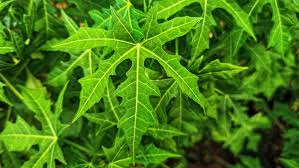
#> input picture TUGAS2 PENGOLAHAN CITRA DIGITAL/daun pepaya.jfif, 299 x 168 px, found by its file name
$ python TUGAS2KANIA.py
#> lines starting #> are read from the running program, lines starting #| are printed output that depends on the picture; after the words box and inside, x2 and y2 are one past the last pixel; in counts of white or black regions, pixels touching at a corner belong together
import numpy as np
import imageio.v3 as imageio
import cv2
import os

paths = [
    r"C:\\Users\\HP\\Documents\\TUGAS2 PENGOLAHAN CITRA DIGITAL\\daun pepaya.jfif",
    r"C:\\Users\\HP\\Documents\\TUGAS2 PENGOLAHAN CITRA DIGITAL\\daun singkong.jfif",
    r"C:\\Users\\HP\\Documents\\TUGAS2 PENGOLAHAN CITRA DIGITAL\\daun kenikir.jfif"
]

# Memproses setiap gambar
def process_image(path):
    # Membaca gambar
    image_source = imageio.imread(path)
#> image_source is the input picture: shape (168, 299, 3); mean R, G, B 69.5, 124.1, 19.6

    if image_source is None:
        print(f"Error: Gambar {path} tidak ditemukan atau gagal dibaca!")
        return

    if len(image_source.shape) != 3 or image_source.shape[2] != 3:
        print(f"Gambar {path} tidak dalam format RGB.")
        return

    red_ch = image_source[:, :, 0]
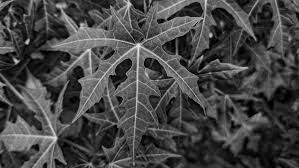
#> red_ch: shape (168, 299); min 0, max 241, mean 69.5
    green_ch = image_source[:, :, 1]
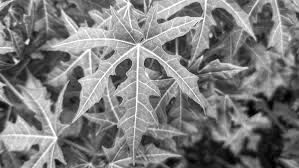
#> green_ch: shape (168, 299); min 0, max 255, mean 124.1
    blue_ch = image_source[:, :, 2]

    image_red = np.zeros_like(image_source)
    image_green = np.zeros_like(image_source)
    image_blue = np.zeros_like(image_source)

    image_red[:, :, 0] = red_ch
    image_green[:, :, 1] = green_ch
    image_blue[:, :, 2] = blue_ch

    # Konversi ke grayscale
    image_grayscale = cv2.cvtColor(image_source, cv2.COLOR_RGB2GRAY)
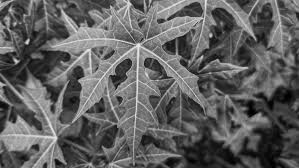
#> image_grayscale: shape (168, 299); min 0, max 237, mean 95.9

    # Konversi ke threshold (binner)
    _, image_threshold = cv2.threshold(image_grayscale, 127, 255, cv2.THRESH_BINARY)
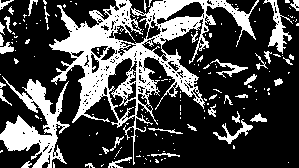
#> image_threshold: shape (168, 299); 28% white; 175 white regions (137 under 20 px), largest, box (x1, y1, x2, y2) and area: (49, 0, 259, 165) 8671, (0, 76, 70, 168) 2534, (263, 0, 293, 54) 487

    # Membuat nama file tanpa ekstensi untuk penyimpanan
    file_name = os.path.basename(path).split('.')[0]

    # Simpan gambar hasil representasi setiap channel dan konversi
    imageio.imwrite(f"{file_name}_red.jfif", image_red)
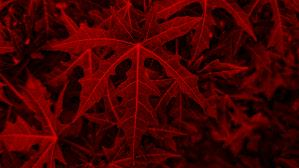
#> saved as daun pepaya_red.jfif: shape (168, 299, 3); mean R, G, B 69.2, 2.3, 2.6
    imageio.imwrite(f"{file_name}_green.jfif", image_green)
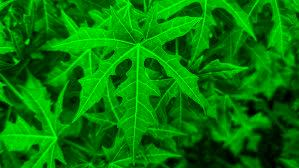
#> saved as daun pepaya_green.jfif: shape (168, 299, 3); mean R, G, B 4.4, 124.1, 4.6
    imageio.imwrite(f"{file_name}_blue.jfif", image_blue)
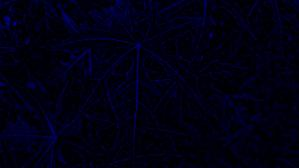
#> saved as daun pepaya_blue.jfif: shape (168, 299, 3); mean R, G, B 1.1, 0.7, 19.4
    imageio.imwrite(f"{file_name}_grayscale.jfif", image_grayscale)
    imageio.imwrite(f"{file_name}_threshold.jfif", image_threshold)

    print(f"Gambar {file_name} telah diproses.")

# Proses semua gambar satu per satu
for path in paths:
    process_image(path)
#> pass 2 of the loop `for path in paths:`:
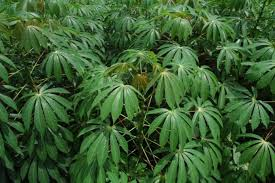
#> input picture TUGAS2 PENGOLAHAN CITRA DIGITAL/daun singkong.jfif, 275 x 183 px, found by its file name
#> in process_image, image_source is the input picture: shape (183, 275, 3); mean R, G, B 58.8, 93.5, 49.6
#> red_ch: shape (183, 275)
#> green_ch: shape (183, 275)
#> blue_ch: shape (183, 275)
#> image_red: shape (183, 275, 3)
#> image_green: shape (183, 275, 3)
#> image_blue: shape (183, 275, 3)
#> image_grayscale: shape (183, 275)
#> in process_image (call 2), `_, image_threshold = cv2.threshold(image_grayscale, 127, 255, cv2.THRE..`:
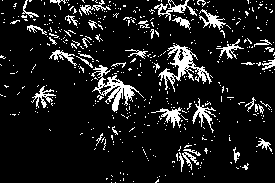
#> image_threshold: shape (183, 275); 10.8% white in thin lines or dots
#> in process_image (call 2), `imageio.imwrite(f"{file_name}_blue.jfif", image_blue)`:
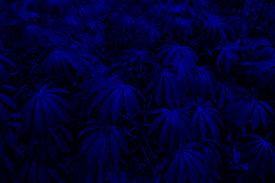
#> saved as daun singkong_blue.jfif: shape (183, 275, 3); mean R, G, B 1.1, 0.9, 49.2
#> pass 3 of the loop `for path in paths:`:
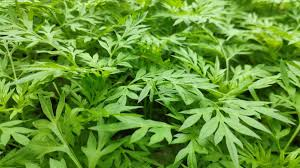
#> input picture TUGAS2 PENGOLAHAN CITRA DIGITAL/daun kenikir.jfif, 300 x 168 px, found by its file name
#> in process_image, image_source is the input picture: shape (168, 300, 3); mean R, G, B 101.6, 148.7, 52.6
#> red_ch: shape (168, 300)
#> green_ch: shape (168, 300)
#> blue_ch: shape (168, 300)
#> image_red: shape (168, 300, 3)
#> image_green: shape (168, 300, 3)
#> image_blue: shape (168, 300, 3)
#> image_grayscale: shape (168, 300)
#> in process_image (call 3), `_, image_threshold = cv2.threshold(image_grayscale, 127, 255, cv2.THRE..`:
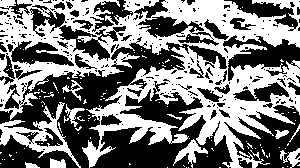
#> image_threshold: shape (168, 300); 47.8% white; 127 white regions (115 under 20 px), largest, box (x1, y1, x2, y2) and area: (0, 0, 300, 168) 21315, (0, 102, 81, 168) 1331, (173, 139, 208, 168) 327
#> in process_image (call 3), `imageio.imwrite(f"{file_name}_blue.jfif", image_blue)`:
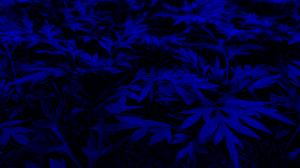
#> saved as daun kenikir_blue.jfif: shape (168, 300, 3); mean R, G, B 1.3, 1, 52.4

print("Selesai!")
